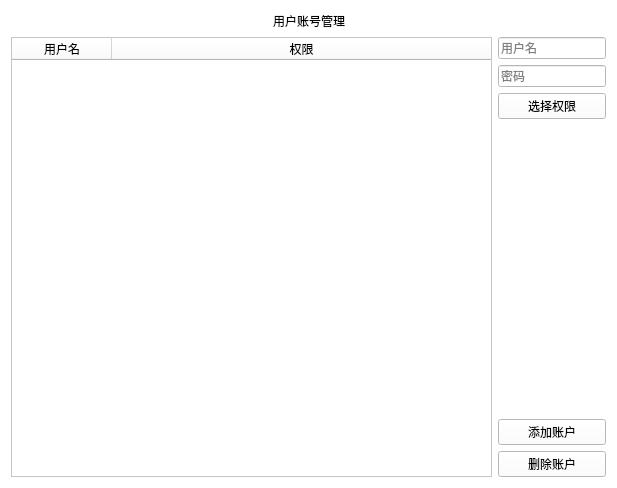
<?xml version="1.0" encoding="UTF-8"?>
<ui version="4.0">
 <class>Form</class>
 <widget class="QWidget" name="Form">
  <property name="geometry">
   <rect>
    <x>0</x>
    <y>0</y>
    <width>617</width>
    <height>488</height>
   </rect>
  </property>
  <property name="windowTitle">
   <string>Form</string>
  </property>
  <property name="styleSheet">
   <string notr="true">background-color: rgb(255, 255, 255);</string>
  </property>
  <layout class="QVBoxLayout" name="verticalLayout_2">
   <item>
    <layout class="QHBoxLayout" name="horizontalLayout_2">
     <item>
      <spacer name="horizontalSpacer">
       <property name="orientation">
        <enum>Qt::Orientation::Horizontal</enum>
       </property>
       <property name="sizeHint" stdset="0">
        <size>
         <width>40</width>
         <height>20</height>
        </size>
       </property>
      </spacer>
     </item>
     <item>
      <widget class="QLabel" name="TitleLabel">
       <property name="sizePolicy">
        <sizepolicy hsizetype="Fixed" vsizetype="Fixed">
         <horstretch>0</horstretch>
         <verstretch>0</verstretch>
        </sizepolicy>
       </property>
       <property name="styleSheet">
        <string notr="true">background-color: rgba(255, 255, 255, 0);</string>
       </property>
       <property name="text">
        <string>用户账号管理</string>
       </property>
       <property name="alignment">
        <set>Qt::AlignmentFlag::AlignCenter</set>
       </property>
      </widget>
     </item>
     <item>
      <spacer name="horizontalSpacer_2">
       <property name="orientation">
        <enum>Qt::Orientation::Horizontal</enum>
       </property>
       <property name="sizeHint" stdset="0">
        <size>
         <width>40</width>
         <height>20</height>
        </size>
       </property>
      </spacer>
     </item>
    </layout>
   </item>
   <item>
    <layout class="QHBoxLayout" name="horizontalLayout">
     <item>
      <widget class="QTableWidget" name="TableWidget">
       <property name="editTriggers">
        <set>QAbstractItemView::EditTrigger::NoEditTriggers</set>
       </property>
       <property name="selectionMode">
        <enum>QAbstractItemView::SelectionMode::SingleSelection</enum>
       </property>
       <property name="showGrid">
        <bool>false</bool>
       </property>
       <property name="sortingEnabled">
        <bool>true</bool>
       </property>
       <attribute name="horizontalHeaderStretchLastSection">
        <bool>true</bool>
       </attribute>
       <attribute name="verticalHeaderShowSortIndicator" stdset="0">
        <bool>false</bool>
       </attribute>
       <column>
        <property name="text">
         <string>用户名</string>
        </property>
       </column>
       <column>
        <property name="text">
         <string>权限</string>
        </property>
       </column>
      </widget>
     </item>
     <item>
      <layout class="QVBoxLayout" name="verticalLayout">
       <item>
        <widget class="QLineEdit" name="LineEdit">
         <property name="sizePolicy">
          <sizepolicy hsizetype="Fixed" vsizetype="Fixed">
           <horstretch>0</horstretch>
           <verstretch>0</verstretch>
          </sizepolicy>
         </property>
         <property name="placeholderText">
          <string>用户名</string>
         </property>
        </widget>
       </item>
       <item>
        <widget class="QLineEdit" name="LineEdit_2">
         <property name="sizePolicy">
          <sizepolicy hsizetype="Fixed" vsizetype="Fixed">
           <horstretch>0</horstretch>
           <verstretch>0</verstretch>
          </sizepolicy>
         </property>
         <property name="placeholderText">
          <string>密码</string>
         </property>
        </widget>
       </item>
       <item>
        <widget class="QPushButton" name="ComboBox">
         <property name="text">
          <string>选择权限</string>
         </property>
        </widget>
       </item>
       <item>
        <spacer name="verticalSpacer">
         <property name="orientation">
          <enum>Qt::Orientation::Vertical</enum>
         </property>
         <property name="sizeHint" stdset="0">
          <size>
           <width>20</width>
           <height>40</height>
          </size>
         </property>
        </spacer>
       </item>
       <item>
        <widget class="QPushButton" name="PushButton">
         <property name="text">
          <string>添加账户</string>
         </property>
        </widget>
       </item>
       <item>
        <widget class="QPushButton" name="PushButton_2">
         <property name="text">
          <string>删除账户</string>
         </property>
        </widget>
       </item>
      </layout>
     </item>
    </layout>
   </item>
  </layout>
 </widget>
 <resources/>
 <connections/>
</ui>
